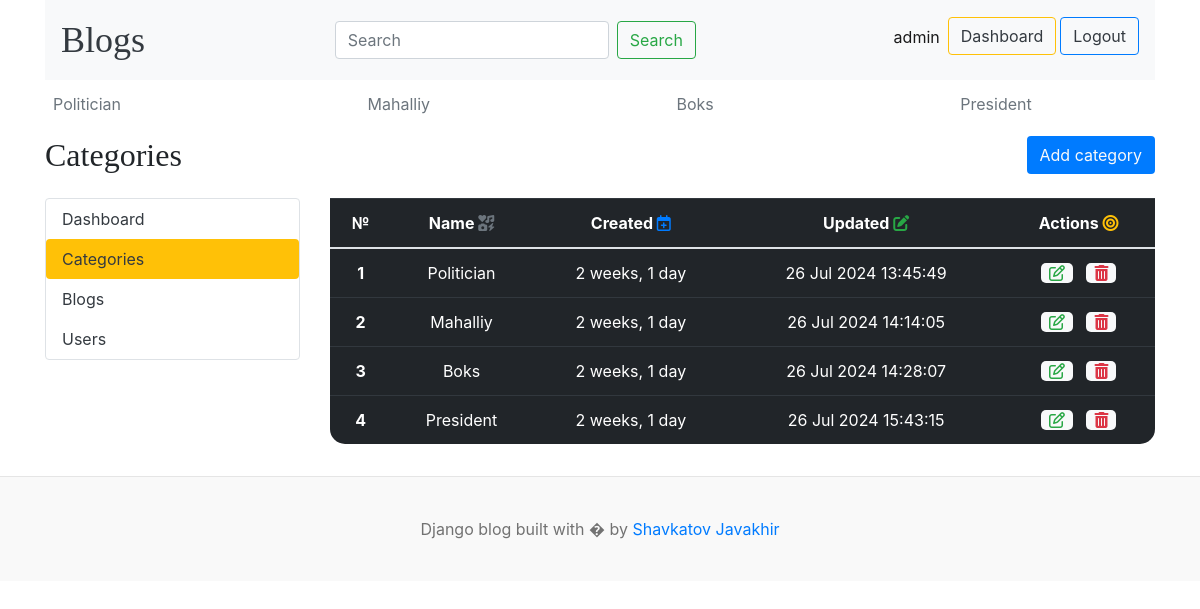
Screenshot of /dashboard/categories/ (signed in) with the database file from the repository.
### blogs/models.py (models this page shows, shortened)
class Category(models.Model):
    name = models.CharField(max_length=255)
    created_at = models.DateTimeField(auto_now_add=True)
    updated_at = models.DateTimeField(auto_now=True)
    class Meta:
        verbose_name_plural = 'Categories'
        verbose_name = 'Category'

### dashboardapp/views.py (the view)
# urls.py: path("categories/", categories, name="categories"),
@login_required(login_url='login')
def categories(request):
    return render(request, "categories.html")

### blogs/context_processor.py (called while the page is built)
def header(req):
    category = Category.objects.all()
    context = {
        'categories': category
    }
    return context

def get_about(request):
    about = About.objects.all()
    links = Social_links.objects.all()
    telegram = links.get(name='Telegram')
    context = {
        'about': about,
        'links': links,
        'telegram': telegram
        }
    return context

### dashboardapp/templates/categories.html (shortened to what this page needs)
{% extends 'header.html' %} {% load static %} {% block content %}
<div class="row">
<div class="col-3">
  <h2>Categories</h2>
</div>
<div class="col-9 text-right">
  <a href="{% url 'add_category' %}" class="btn bg-primary text-light">Add category</a>
</div>
</div>
<div class="row my-3">
  {% include 'left_side.html' %}
  <div class="col-9">
    <table
      class="table table-dark table-hover"
      style="border-radius: 0 0 15px 15px"
    >
      <tr class="text-center">
        <th scope="col">№</th>
        <th scope="col">Name <i class="text-secondary fa-solid fa-icons"></i></th>
        <th scope="col">Created <i class="fa-regular fa-calendar-plus text-primary"></i></th>
        <th scope="col">Updated <i class="fa-solid fa-pen-to-square text-success"></i></th>
        <th scope="col">Actions <i class="text-warning fa-solid fa-bullseye"></i></th>
      </tr>
      <tbody>
        {% for cat in categories %}
        <tr class="text-center">
          <th scope="row">{{forloop.counter}}</th>
          <td>{{cat.name}}</td>
          <td>{{cat.created_at|timesince}}</td>
          <td>{{cat.updated_at|date:'d M Y H:i:s'}}</td>
          <td>
            <a href="{% url 'edit_category' cat.id %}" class="text-success px-2 bg-light" style="border-radius: 5px;"
              ><i class="fa-regular fa-pen-to-square"></i></a
            >&nbsp;&nbsp;
            <a href="{% url 'delete_category' cat.id %}" class="text-danger px-2 bg-light" style="border-radius: 5px;"
              ><i class="fa-solid fa-trash-can"></i
            ></a>
          </td>
        </tr>
        {% endfor %}
      </tbody>
    </table>
  </div>
</div>
{% endblock %}

### templates/header.html (shortened to what this page needs)
{% load static %}
<!DOCTYPE html>
<html lang="en">
<head>
    <link href="https://getbootstrap.com/docs/4.0/dist/css/bootstrap.min.css" rel="stylesheet">
    <link href="{% static 'css/blog.css' %}" rel="stylesheet">
  </head>
<body>
  <div class="container">
<nav class="navbar navbar-expand-lg navbar-light bg-light">
  <a class="navbar-brand mr-auto blog-header-logo text-dark" href="{% url 'blogs' %}">Blogs</a>
  <div class="collapse navbar-collapse" id="navbarSupportedContent">
    <form class="form-inline my-2 my-lg-0 ml-auto" action="{% url 'search' %}" method="get">
      {% if user.is_authenticated %}
      <input class="form-control mr-sm-2" type="search" name="keyword" value="{{keyword}}" placeholder="Search" aria-label="Search">
      <button class="btn btn-outline-success my-2 my-sm-0" type="submit">Search</button>
      {% endif %}
    </form>
    <ul class="navbar-nav ml-auto">
    {% if user.is_authenticated %}
      <li class="nav-item active">
        <a class="nav-link" href="#">{{user}} <span class="sr-only">(current)</span></a>
      </li>
      <li class="nav-item mr-1 mb-2">
        <a href="{% url 'dashboard' %}" class="btn btn-outline-warning text-dark">Dashboard</a>
      </li>
      <li class="nav-item">
        <a href="{% url 'logout' %}" class="btn btn-outline-primary text-dark">Logout</a>
      </li>
      {% endif %}
    </ul>
  </div>
</nav>
      <div class="nav-scroller py-1 mb-2">
        <nav class="nav d-flex justify-content-between">
          {% if user.is_authenticated %}
          {% for category in categories %}
          <a class="p-2 text-muted" href="{% url 'posts_by_category' category.id %}">{{category.name}}</a>
          {% endfor %}
          {% endif %}
        </nav>
      </div>
    {% block content %}
    {% endblock %}
    </div>
<footer class="blog-footer">
  <p>Django blog built with � by <a href="{{telegram.link}}" target="_blank">Shavkatov Javakhir</a></p>
</footer>
</body>
</html>

### blog/static/css/blog.css (style rules this page uses)
.blog-header-logo { font-family: "Playfair Display", Georgia, "Times New Roman", serif; font-size: 2.25rem; }
h1, h2, h3, h4, h5, h6 { font-family: "Playfair Display", Georgia, "Times New Roman", serif; }
.blog-footer { padding: 2.5rem 0; color: #727272; text-align: center; background-color: #f9f9f9; border-top: .05rem solid #e5e5e5; }
.blog-footer p:last-child { margin-bottom: 0; }

### rows the page displays
Category: name "Politician", created_at "2 weeks, 1 day", updated_at "26 Jul 2024 13:45:49"
Category: name "Mahalliy", created_at "2 weeks, 1 day", updated_at "26 Jul 2024 14:14:05"
Category: name "Boks", created_at "2 weeks, 1 day", updated_at "26 Jul 2024 14:28:07"
Category: name "President", created_at "2 weeks, 1 day", updated_at "26 Jul 2024 15:43:15"

### other values shown
{{ user }} "admin"
